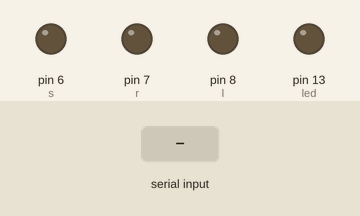
Recording of a sketch running on a simulated Arduino Uno, built with avr-gcc and run on an emulated ATmega328P. On the bench: output pins drawn as LEDs (lit = HIGH). The inputs (shaded band) are chosen by the test bench.

Above: at 1.2 s.
1.3 s: "1" received over Serial
At 2.0 s:
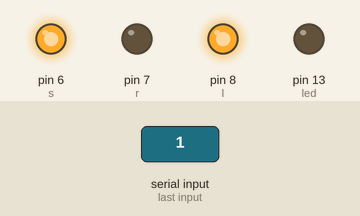
At 6.3 s:
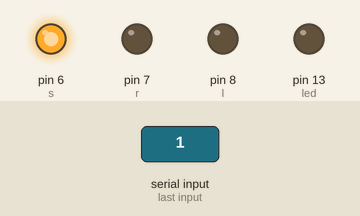
Timing chart, 0 to 17.3 s (numbered marks = the images above; inputs shaded):
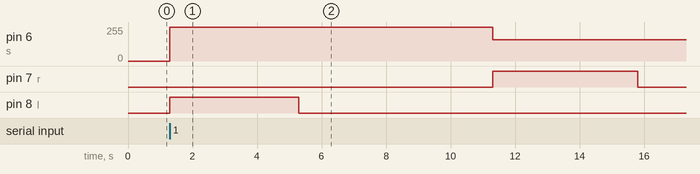

Measured:
- after the input at 1.3 s, pin 6 (s): 0/255 → 255/255 at once, → 160/255 10.0 s later; pin 7 (r): LOW → HIGH after 10.0 s, → LOW 4.5 s later; pin 8 (l): LOW → HIGH at once, → LOW 4.0 s later

The sketch:

sketch_sep22a.ino
```cpp
int led=13;
int val;
int s=6;
int r=7;
int l=8;
void setup() {

  // put your setup code here, to run once
  pinMode(led,OUTPUT);
  pinMode(l,OUTPUT);
  pinMode(r,OUTPUT);
  pinMode(s,OUTPUT);
  Serial.begin(9600);
}

void loop() {


  // put your main code here, to run repeatedly:
   val=Serial.read();

  switch(val)
  {
	 case '1':
	  SYSTEM();
	 break;
	 case '2':
	  DOOROPEN();
	 break;
	 case '3':
	  DOORCLOSE();
	 break;
 }
}

  void SYSTEM()
{
   analogWrite(s,255);
digitalWrite(l,HIGH);
digitalWrite(r,LOW);
delay(4000);
digitalWrite(l,LOW);
digitalWrite(r,LOW);
delay(6000);
analogWrite(s,160);
digitalWrite(l,LOW);
digitalWrite(r,HIGH);
delay(4500);
digitalWrite(l,LOW);
digitalWrite(r,LOW);
  }
    void DOORCLOSE()
{
   analogWrite(s,160);
digitalWrite(l,LOW);
digitalWrite(r,HIGH);
delay(4500);
digitalWrite(l,LOW);
digitalWrite(r,LOW);
}
  void DOOROPEN()
{
   analogWrite(s,255);
digitalWrite(l,HIGH);
digitalWrite(r,LOW);
delay(4000);
digitalWrite(l,LOW);
digitalWrite(r,LOW);
  }
```
